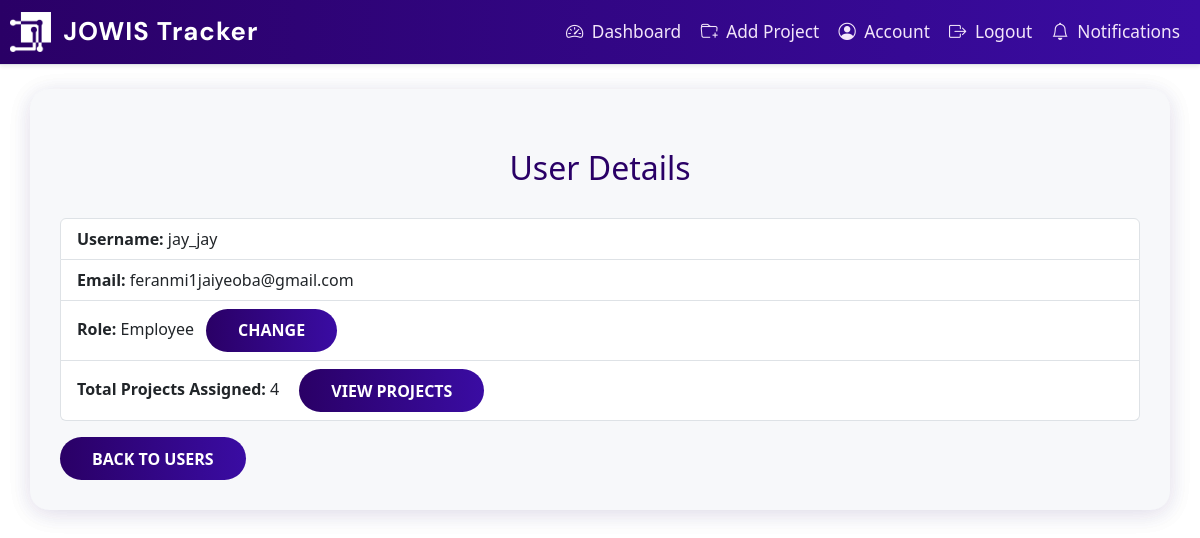
/admin/users/1 (signed in), run on the app's committed database.
### app/dbmodels.py (models this page shows, shortened)
class User(db.Model, UserMixin):
    id = db.Column(db.Integer, primary_key=True)
    username = db.Column(db.String(150), unique=True, nullable=False)
    email = db.Column(db.String(150), unique=True, nullable=False)
    password_hash = db.Column(db.String(150), nullable=False)
    tasks = db.relationship("Task", backref="assigned_to", cascade='all, delete-orphan',passive_deletes=True)
    role = db.Column(db.String(50), nullable=False, default="employee") # or admin
    must_change_password = db.Column(db.Boolean, default=True)
    projects = db.relationship(
        'Project',
        secondary=project_users,
        back_populates='users'
    )
    reset_code = db.Column(db.String(8), nullable=True)
    reset_code_expiry = db.Column(db.DateTime, nullable=True)

### app/routes.py (the view)
@main.route('/admin/users/<int:user_id>')
@login_required
def view_user(user_id):
    if current_user.role != "admin":
        abort(403)
    user = User.query.get_or_404(user_id)
    return render_template('view_user.html', user=user)

### app/templates/view_user.html
{% extends "base.html" %}
{% block content %}
<div class="container mt-4">
  <h2>User Details</h2>
  <ul class="list-group">
    <li class="list-group-item"><strong>Username:</strong> {{ user.username }}</li>
    <li class="list-group-item"><strong>Email:</strong> {{ user.email }}</li>
    <li class="list-group-item"><strong>Role:</strong> {{ user.role|capitalize }}
      <a href="{{ url_for('main.edit_user_role', user_id=user.id) }}" class="btn btn-sm btn-outline-primary ms-2">Change</a>
    </li>
    <li class="list-group-item">
      <strong>Total Projects Assigned:</strong> {{ user.projects|length }}
      <a href="{{ url_for('main.admin_user_projects', user_id=user.id) }}" class="btn btn-outline-primary btn-sm ms-3">View Projects</a>
    </li>
  </ul>
  <a href="{{ url_for('main.admin_users') }}" class="btn btn-secondary mt-3">Back to Users</a>
</div>
{% endblock %}

### app/static/style.css (style rules this page uses)
body { background: #fff !important; font-family: "Segoe UI", Tahoma, Geneva, Verdana, sans-serif; color: #333; margin: 0; padding: 0; }
.btn, input[type="submit"], .submit, .btn-primary, .btn-outline-primary, .button { background: linear-gradient(90deg, #2a0066 0%, #3a0ca3 100%); color: #fff !important; border: none; transition: background 0.2s; }
body, body.bg-light, body.bg-gradient, body.bg-purple, body.bg-pink { background: #fff !important; }
.container, .container-login, .container-signup, .signup-container, .signup-container-1, .form-container { background: #f7f8fa !important; box-shadow: 0 4px 24px rgba(42, 0, 102, 0.08); border-radius: 1.2rem; }
h2, .signup-container h2 { color: #2a0066; text-align: center; margin-bottom: 30px; }
h2 { text-align: center; margin-bottom: 20px; color: #333; }
body { font-family: "Segoe UI", Tahoma, Geneva, Verdana, sans-serif; background-color: #f0f2f5; margin: 0; }
h2 { margin-bottom: 25px; color: #333; }
a { color: #007bff; text-decoration: none; }
body { background-color: #f2f2f2; font-family: Arial, sans-serif; margin: 0; }
body { background-color: #f4f6f8; font-family: "Segoe UI", Tahoma, Geneva, Verdana, sans-serif; color: #333; margin: 0; padding: 0; }
.container { padding: 30px; border-radius: 12px; }
h2 { text-align: center; margin-bottom: 30px; color: #2c3e50; }
body { font-family: "Segoe UI", Tahoma, Geneva, Verdana, sans-serif; background-color: #f4f6f8; margin: 0; }
h2 { text-align: center; color: #333; margin-top: 30px; }
.btn-primary, .btn-outline-primary { background: linear-gradient(90deg, #ad19d2 0%, #9042f5 100%); border: none; color: #fff; font-weight: 500; transition: background 0.2s; }
body { background: linear-gradient(120deg, #e3e6fd 0%, #cebbfb 100%); }
.btn, input[type="submit"] { border-radius: 2em; font-weight: 600; padding: 0.6em 2em; background: linear-gradient(90deg, #5d19d2 0%, #7842f5 100%); color: #fff; border: none; transition: background 0.2s; }

### app/static/custom.css (style rules this page uses)
body { background: #fff !important; font-family: "Segoe UI", Tahoma, Geneva, Verdana, sans-serif; color: #333; margin: 0; padding: 0; }
.btn, input[type="submit"], .submit, .btn-primary, .btn-outline-primary, .button { background: linear-gradient(90deg, #2a0066 0%, #3a0ca3 100%); color: #fff !important; border: none; transition: background 0.2s; }
body, body.bg-light, body.bg-gradient, body.bg-purple, body.bg-pink { background: #fff !important; }
.container, .container-login, .container-signup, .signup-container, .signup-container-1, .form-container { background: #f7f8fa !important; box-shadow: 0 4px 24px rgba(42, 0, 102, 0.08); border-radius: 1.2rem; }
h2, .signup-container h2 { color: #2a0066; text-align: center; margin-bottom: 30px; }
.btn, input[type="submit"], .submit, .btn-primary, .btn-outline-primary, .button { background: linear-gradient(90deg, #2a0066 0%, #3a0ca3 100%); color: #fff !important; border: none; transition: background 0.2s; font-size: 16px; text-transform: uppercase; cursor: pointer; }

### data on the page
User: username "jay_jay", email "feranmi1jaiyeoba@gmail.com", role "Employee"

### other printed values
{{ user.projects|length }} "4"
